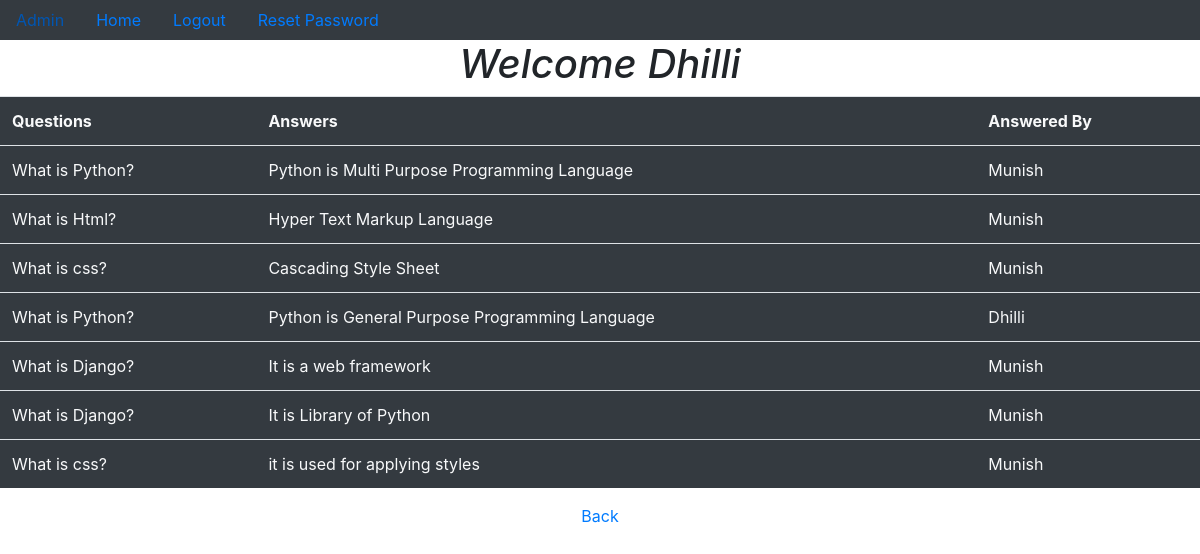
The app's page /display_answers/ (signed in) with its own data.
### app/models.py (models this page shows, shortened)
class Answer(models.Model):
    username=models.ForeignKey(User, on_delete=models.CASCADE)
    question=models.ForeignKey(Question, on_delete=models.CASCADE)
    answer=models.CharField(max_length=100)

class Question(models.Model):
    S_No=models.IntegerField(primary_key=True)
    username=models.ForeignKey(User, on_delete=models.CASCADE)
    question=models.TextField()
    def __str__(self) -> str:
        return self.question

### app/views.py (the view)
# urls.py: path('display_answers/', display_answers, name='display_answers'),
@login_required
def display_answers(request):
    if request.session.get('username'):
        username=request.session.get('username')
        Questions=Question.objects.all()
        Answers=Answer.objects.all()
        d={'username':username, 'Questions':Questions, 'Answers':Answers}
        return render(request, 'display_answers.html', d)

### templates/display_answers.html (shortened to what this page needs)
{% extends 'dummy.html' %}
{% block body_block %}
{% if username %}
<h1 class="font-italic">Welcome {{username}}</h1>
    <table class="table table-hover bg-dark">
        <tr class="text-light">
            <th>Questions</th>
            <th>Answers</th>
            <th>Answered By</th>
        </tr>
        {% for ao in Answers %}
        <tr class="text-light">
            <td>{{ao.question}}</td>
            <td>{{ao.answer}}</td>
            <td>{{ao.username}}</td>
        </tr>
        {% endfor %}
    </table>
    <a href="{% url 'display_questions' %}">Back</a>
{% endif %}
{% endblock %}

### records on screen
Answer: question "What is Python?", answer "Python is Multi Purpose Programming Language", username "Munish"
Answer: question "What is Html?", answer "Hyper Text Markup Language", username "Munish"
Answer: question "What is css?", answer "Cascading Style Sheet", username "Munish"
Answer: question "What is Python?", answer "Python is General Purpose Programming Language", username "Dhilli"
Answer: question "What is Django?", answer "It is a web framework", username "Munish"
Answer: question "What is Django?", answer "It is Library of Python", username "Munish"
Answer: question "What is css?", answer "it is used for applying styles", username "Munish"

### other values on screen
{{ username }} "Dhilli"
